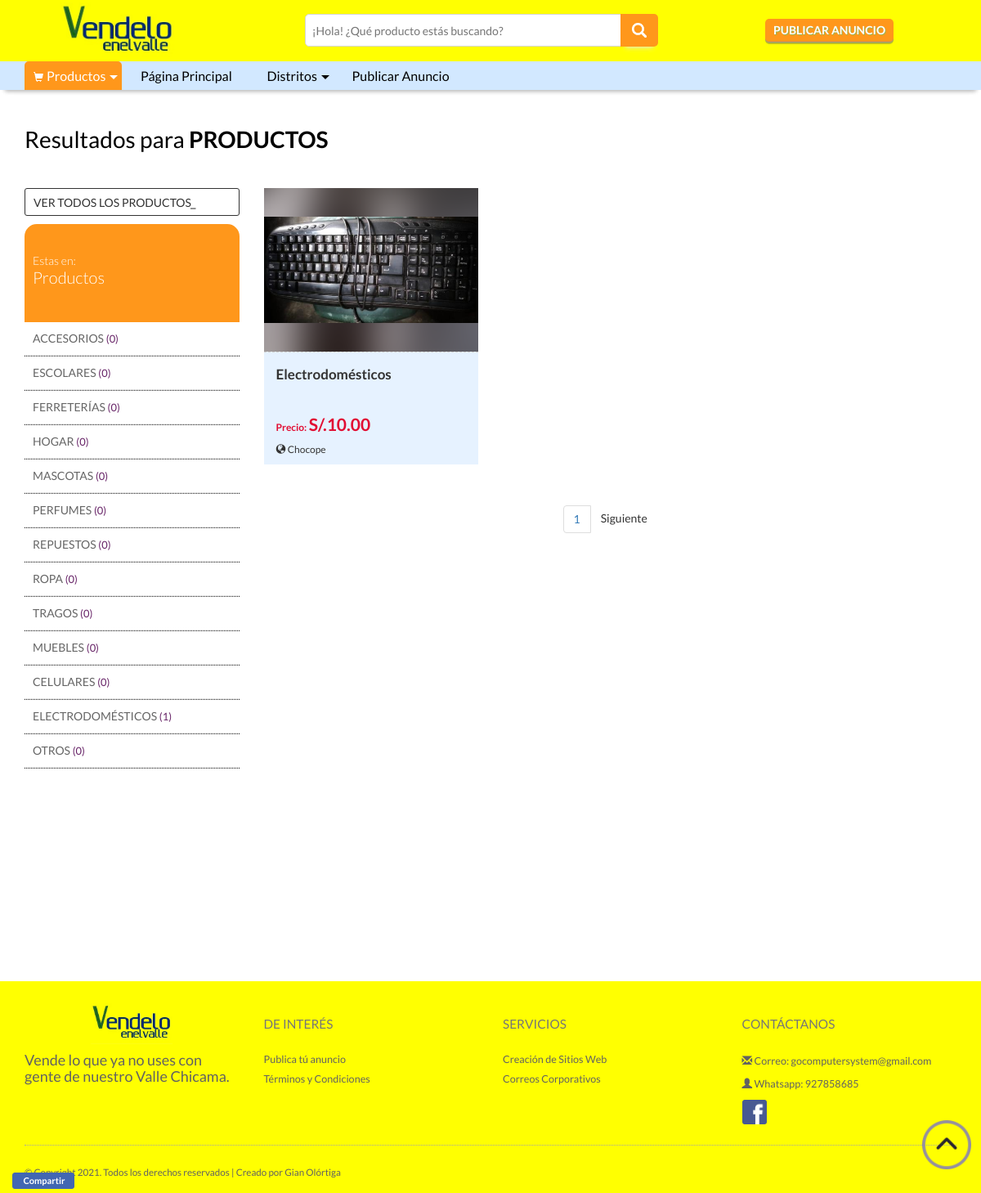
The page /categoria-p.php?tag_p=21 on the database its author committed.
### tables this page shows
CREATE TABLE `categoria_padre` (
  `id_catpadre` int(11) NOT NULL,
  `nombre` varchar(100) NOT NULL,
  `imagen` varchar(20) NOT NULL
);

CREATE TABLE `categoria_hija` (
  `id_cathija` int(11) NOT NULL,
  `nombre` varchar(50) NOT NULL,
  `catpadre_id` int(11) NOT NULL
);

CREATE TABLE `anuncios` (
  `id` int(11) NOT NULL,
  `categoriahija_id` int(11) NOT NULL,
  `categoria_hdn` text NOT NULL,
  `name_n` varchar(100) NOT NULL,
  `correo` varchar(100) NOT NULL,
  `telefono` varchar(12) NOT NULL,
  `distrito` varchar(50) NOT NULL,
  `nombre` varchar(150) NOT NULL,
  `descripcion` text NOT NULL,
  `keywords` text NOT NULL,
  `imagen1` varchar(50) NOT NULL,
  `imagen2` varchar(50) NOT NULL,
  `imagen3` varchar(50) NOT NULL,
  `precio` decimal(5,2) NOT NULL,
  `precio_oferta` decimal(5,2) NOT NULL,
  `fecha_publicacion` date NOT NULL,
  `user_id` int(11) NOT NULL,
  `estado` tinyint(1) NOT NULL,
  `codigo` int(12) NOT NULL
);

### resource/colecciones-buscar-movil.php (called while the page is built, shortened)
<?php
$sqlcatp=q($mysqli,"SELECT * FROM categoria_padre");
?>

### resource/conexion.php (called while the page is built, shortened)
<?php
function filas($q){
    return mysqli_num_rows($q);
}
function q($mysqli, $q){
    return mysqli_query($mysqli, $q);
}
function datos($q){
    return mysqli_fetch_array($q);
}
?>

### resource/traer_img.php (called while the page is built)
<?php
if ($reg['imagen1']){
    $imgpic = $reg['imagen1'];
    $imgfigure = $reg['imagen1'];
}elseif (empty($reg['imagen1'])){
    $imgpic = $reg['imagen2'];
    $imgfigure = $reg['imagen2'];
}elseif (empty($reg['imagen3'])){
    $imgpic = $reg['imagen1'];
    $imgfigure =$reg['imagen1'];
}else{
    $imgpic = "generica2.jpg";
    $imgfigure ="generica2.jpg";
}
?>

### categoria-p.php (the view, shortened to what this page needs)
<?php include("resource/conexion.php"); ?>
<?php
$tag_p = intval($_GET['tag_p']);
$registros='25';
$pag = $_GET['pag'];
if (!$pag){
	$inicio = 0;
	$pag = 1;
}else{
	$inicio = ($pag -1) * $registros;
}
$q_tag=q($mysqli,"SELECT * FROM anuncios,categoria_hija WHERE categoriahija_id=id_cathija and catpadre_id=$tag_p and estado=1");
$sql_cat_name=q($mysqli,"SELECT * FROM categoria_padre WHERE id_catpadre=$tag_p");
$total_registros=filas($q_tag);
$reg_tag=datos($sql_cat_name);
?>
<!DOCTYPE html PUBLIC "-//W3C//DTD XHTML 1.0 Transitional//ES" "http://www.w3.org/TR/xhtml1/DTD/xhtml1-transitional.dtd">
<html xmlns="http://www.w3.org/1999/xhtml" lang="es">
<head>
	<?php include("template/head.php"); ?>
</head>
<body>
	<?php include("template/header.php");?>
	<section class="gos">
		<section class="dimensiones">
			<section class="i_dimensiones container_top cubo1">
				<div class="container">
					<div class="row">
						<?php
						if ($total_registros<1){
							$nombre = $reg_tag['nombre'];
						?>
							<div class='nav-thumb w_standar'><p class='p-resultados-cat p-resultados-global'>¡Lo sentimos! Tu búsqueda por '<strong><?=$nombre?></strong>' no tuvo resultados :(</p><br><hr></div>
						<?php }else{?>
						<div class="nav-thumb">
							<p class="p-resultados-cat p-resultados-global">Resultados para <strong><?php $res=(isset($buscar))?$buscar:$reg_tag['nombre'];echo$res ?></strong></p>
						</div>
						<?php }?>
					</div>
					<div class="row">
						<section class="principal_cat">
							<div class="col-lg-3 col-sm-3 col-xs-12">
								<div id="ofert-fixed">
									<div id="ofert_details">
										<p class="title_all hidden-xs"><a href="all-categorias.php" title="Ver todos los productos del sitio">VER TODOS LOS PRODUCTOS<i class="tecla">_</i></a></p>
										<div id="categorias-busqueda">
											<p id="categorias-busqueda-p" class="cat_active"><span>Estas en:</span><?php $res=(isset($q))?$q:$reg_tag['nombre'];echo$res ?></p>
											<ul class="list_menuv">
												<?php
												$q_allcategory_h=q($mysqli,"SELECT * FROM categoria_hija WHERE catpadre_id=$tag_p");
												while($reg_allcategory=datos($q_allcategory_h)){;
													$id_cathija=$reg_allcategory['id_cathija'];
													$sql_sum1 = q($mysqli,"SELECT * FROM anuncios WHERE categoriahija_id=$id_cathija and estado=1");
													$suma=filas($sql_sum1);
												?>
													<li>
														<a href="categoria.php?tag=<?=$id_cathija ?>"><?=$reg_allcategory['nombre'] ?> <span class="total-cat">(<?=$suma?>)</span></a>
													</li>
												<?php }?>
											</ul>
										</div>
									</div>
								</div>
							</div>
							<div class="col-lg-9 col-sm-9 col-xs-12">
								<div class="row">
									<div id="container-busqueda">
										<?php
										$total_paginas=ceil($total_registros/$registros);
										$publicacion=q($mysqli,"SELECT *,anuncios.nombre as nombre_producto FROM anuncios,categoria_hija WHERE categoriahija_id=id_cathija and catpadre_id=$tag_p ORDER BY id DESC LIMIT $inicio, $registros");
										?>
										<?php include("resource/section-resultado-busqueda-q.php") ;?>
									</div><br>
								</div>
								<?php
									include("resource/paginacion.php");
								?>
							</div>
						</section>
					</div><br>
				</div>
			</section>
		</section>
	</section>
	<?php include("template/footer.php"); ?>
</body>
</html>

### template/head.php (shortened to what this page needs)
<link rel="stylesheet" type="text/css" href="assets/css/bootstrap.min.css">
<link rel="stylesheet" type="text/css" href="assets/css/style.css">
<link type="text/css" href="assets/css/jquery-ui.css" rel="stylesheet" />

### template/header.php (shortened to what this page needs)
<header>
		<div id="h_1" class="container">
			<div class="logo logo_icon">
				<a href="index.php" title="Bienvenido a Vendelo en el Valle">
				<figure class="w_list2 logo-center">
					<div class="img-anuncio-min c_div_img">
						<img class="c_list_img img-div-min img-responsive" src="img/logo.jpg" >
					</div>
				</figure>
				</a>
			</div>
			<div class="box_search">
				<form id="formq" action="busqueda.php" class="form_buscar" method="get" role="search">
					<input type="text" placeholder="¡Hola! ¿Qué producto estás buscando?" class="inp_search buscar" id="buscar" name="busqueda">
					<input type="submit" value="" class="inp_btn" >
				</form>
			</div>
			<div class="nav_1 nav_admin">
				<ul>
					<li class="menu_text"><a class="btn-publicar" href="publicar.php" title="Publicar anuncio">PUBLICAR ANUNCIO</span></a></li>
				</ul>
			</div>
		</div>
		<div id="h_2" class="h_2">
			<div class="container">
				<nav id="menu">
					<div class="item_menu item_flecha menu_active">
						<a href="javascript:void(0);" class="item_p"><span class="glyphicon glyphicon-shopping-cart visible-inline-xs visible-inline-md"></span> Productos</a>
					</div>
					<div class="item_menu">
						<a href="index.php" class="item_hid"><span class="glyphicon glyphicon-th-large visible-inline-xs"></span> Página Principal</a>
					</div>
					<div class="item_menu item_flecha item_fblack">
						<a href="javascript:void(0);" class="item_p"><span class="glyphicon glyphicon-globe visible-inline-xs"></span> Distritos</a>
					</div>
					<div class="item_menu">
						<a href="publicar.php"  class="item_hid"><span class="glyphicon glyphicon-log-in visible-inline-xs"></span> Publicar Anuncio</a>
					</div>
				</nav>
			</div>
		</div>
				<?php
				include("resource/colecciones-buscar-movil.php")?>
	</header>

### resource/section-resultado-busqueda-q.php (shortened to what this page needs)
<?php
while ($reg=datos($publicacion)) {
	$estado=$reg['estado'];
	if($estado==1){
?>
		<div class="col-lg-4 col-md-4 col-sm-6 col-xs-6 history_cat">
			<?php
			$empresa = str_replace(" ", "-", $reg['nombre']." en ".$reg['distrito']);
			if(isset($busqueda)){
			?>
			<a class="c_list ultimos-a-div" href="producto.php?id=<?=$reg['id']?>&busqueda=<?=$busqueda?>&producto=<?=$empresa?>" title="<?=$reg['nombre']?>">
			<?php }elseif(!isset($tag_p)){?>
			<a class="c_list ultimos-a-div" href="producto.php?id=<?=$reg['id']?>&tag=<?=$reg_tag['id_cathija'] ?>&producto=<?=$empresa?>" title="<?=$reg['nombre']?>">
			<?php }else{?>
			<a class="c_list ultimos-a-div" href="producto.php?id=<?=$reg['id'];?>&tag_p=<?=$reg_tag['id_catpadre']; ?>&producto=<?=$empresa?>" title="<?=$reg['nombre']?>">
			<?php }?>
				<div class="w_list">
					<?include("resource/traer_img.php")?>
					<i class="history_pi32" style="background-image: url(img/anuncios/<?=$imgpic?>);"></i>
					<div class="img-anuncio-min c_div_img" >
						<img class="c_list_img img-div-min img-responsive" src="img/anuncios/<?=$imgfigure?>">
					</div>
					<div class="c_list_info">
							<div class="c_list_price_w">
								<span class="c_description"><?=$reg['nombre']?></span>
								<?if($reg['precio_oferta']>0){?>
								<span class="c_list_price">Oferta: <span>S/.<?=$reg['precio_oferta']?></span></span>
								<span class="c_list_first_price">Normal: S/.<?=$reg['precio']?></span>
								<?}else{?>
								<span class="c_list_price">Precio: <span>S/.<?=$reg['precio']?></span></span>
								<?}?>
								<span class="c_distrito"><span class="glyphicon glyphicon-globe"></span> <?=$reg['distrito'] ?></span>
							</div>
						</div>
				</div>
			</a>
		</div>
<?}}?>

### resource/paginacion.php (shortened to what this page needs)
                           <div id="paginacion" class="text-center">
						<ul class="pagination">
							<?
							$num_pag=5;
							$pagina_intervalo=ceil($num_pag/2)-1;
							$pagina_desde=$pag-$pagina_intervalo;
							$pagina_hasta=$pag+$pagina_intervalo;
							if ($pagina_desde<1){
								$pagina_hasta-=($pagina_desde-1);
								$pagina_desde=1;
							}
							if($pagina_hasta>$total_paginas){
								$pagina_desde-=($pagina_hasta-$total_paginas);
								$pagina_hasta=$total_paginas;
								if($pagina_desde<1){
									$pagina_desde=1;
								}
							}
							for ($i=$pagina_desde; $i<=$pagina_hasta; $i++){
								if ($pag==$i){
									echo "<li class='pagination-activo'><span>".$pag."</span></li>";
								}else{
									echo "<li><a href='".$pagina.".php?pag=$i&q=$buscar&tag_p=$tag_p&tag=$tag'>$i</a></li>";
								}
							}
							if(($pag+1)<=$total_paginas){
								echo "<li><a href='".$pagina.".php?pag=".($pag+1)."&q=$buscar&tag_p=$tag_p&tag=$tag'>Siguiente</a></li>";
							}else{
								echo "<li class='li-pag'>Siguiente</li>";
							}
							?>
						</ul>
</div>

### template/footer.php (shortened to what this page needs)
<div id="btn-social">
	<button class="shared">Compartir</button>
</div>
<div id="ir_arriba">
	<img src="img/icono-arriba2.png" alt="">
</div>
<footer>
	<div class="container">
		<div class="row">
			<div class="col-sm-3">
				<div id="logo_footer">
					<img src="img/logo.jpg" alt="Logo">
				</div>
				<h4>Vende lo que ya no uses con gente de nuestro Valle Chicama.</h4>
			</div>
			<div class="col-sm-3">
				<h3>De Interés</h3>
				<ul>
					<li><a href="publicar.php" >Publica tú anuncio</a></li>
					<li><a href="#" class="action-y">Términos y Condiciones</a></li>
				</ul>
			</div>
			<div class="col-sm-3">
				<h3>Servicios</h3>
				<ul>
					<li><a href="#" title="Da click para más información">Creación de Sitios Web</a></li>
					<li><a href="#" title="Da click para más información">Correos Corporativos</a></li>
				</ul>
			</div>
			<div class="col-sm-3">
				<h3>Contáctanos</h3>
				<p>
					<span class="glyphicon glyphicon-envelope glyphicon-sep"></span> Correo: <a href="mailto:gocomputersystem@gmail.com" title="Escríbenos al correo">gocomputersystem@gmail.com</a>
				</p>
				<p>
					<span class="glyphicon glyphicon-user"></span> Whatsapp: <a href="https://wa.me/51927858685" target="_blank" title="Escríbenos al Whatsapp">927858685</a>
				</p>
				<ul class="social_icons">
					<li><a href="https://facebook.com/mivallechicama" target="_blank"><img src="img/fb.png" title="Siguenos en facebook"></a></li>
				</ul>
			</div>
		</div>
		<hr class="dotted">
		<div class="row">
			<p class="copy">© Copyright <span class="fecha"></span>. Todos los derechos reservados | Creado por <a href="https://facebook.com/jolortigasaucedo" title="Desarrollo Web Profesional">Gian Olórtiga</a></p>
		</div>
	</div>
</footer>

### rows shown on the page
categoria_padre: nombre "PRODUCTOS", nombre "Productos"
categoria_hija: nombre "ACCESORIOS", suma "0"
categoria_hija: nombre "ESCOLARES", suma "0"
categoria_hija: nombre "FERRETERÍAS", suma "0"
categoria_hija: nombre "HOGAR", suma "0"
categoria_hija: nombre "MASCOTAS", suma "0"
categoria_hija: nombre "PERFUMES", suma "0"
categoria_hija: nombre "REPUESTOS", suma "0"
categoria_hija: nombre "ROPA", suma "0"
categoria_hija: nombre "TRAGOS", suma "0"
categoria_hija: nombre "MUEBLES", suma "0"
categoria_hija: nombre "CELULARES", suma "0"
categoria_hija: nombre "ELECTRODOMÉSTICOS", suma "1"
categoria_hija: nombre "OTROS", suma "0"
anuncios: imagen1 (picture), categoria_hija.nombre "Electrodomésticos", precio "10.00", distrito "Chocope"

### other values the page prints
$pag "1"
